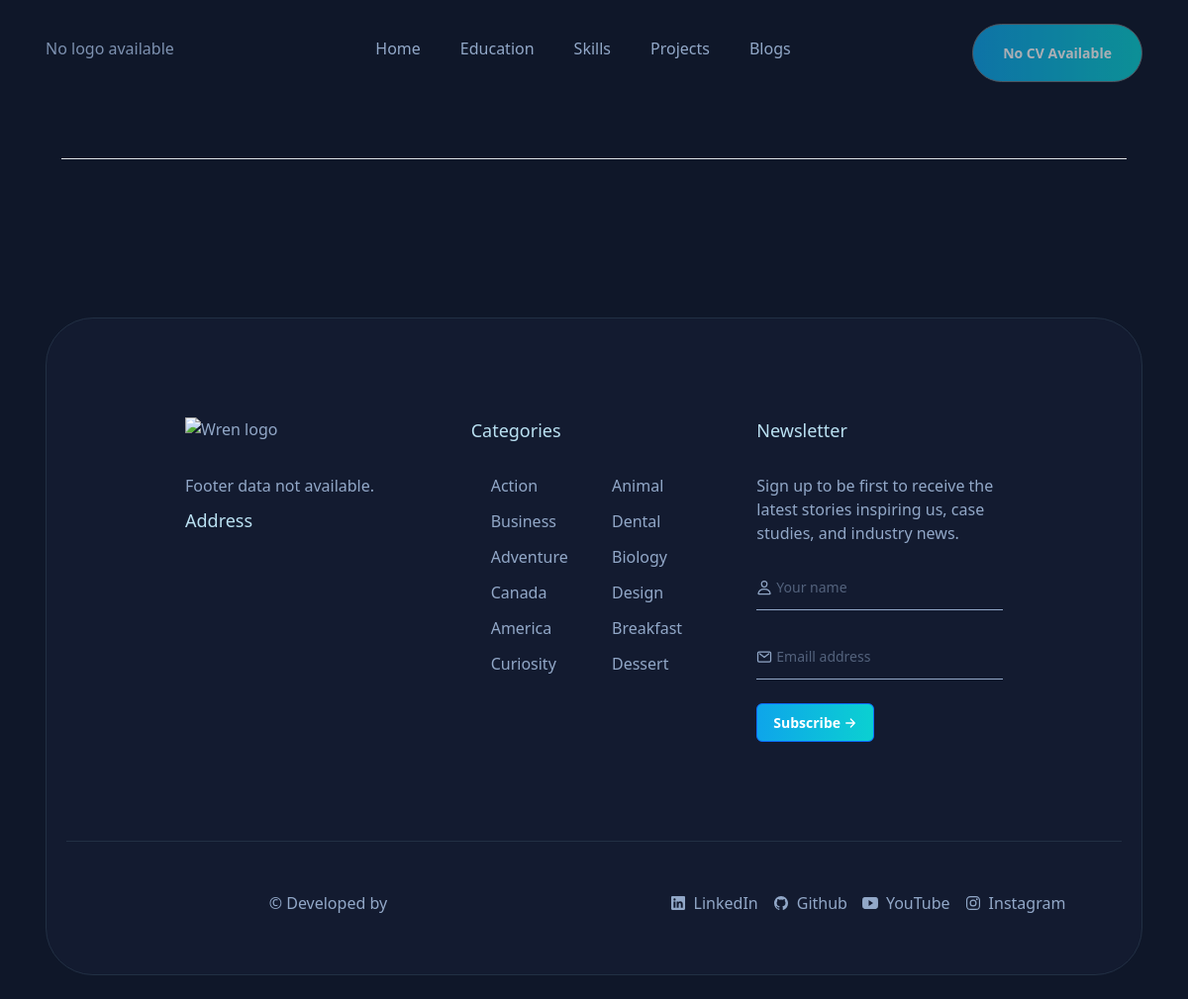
The page /projects/ on the database as committed earlier.
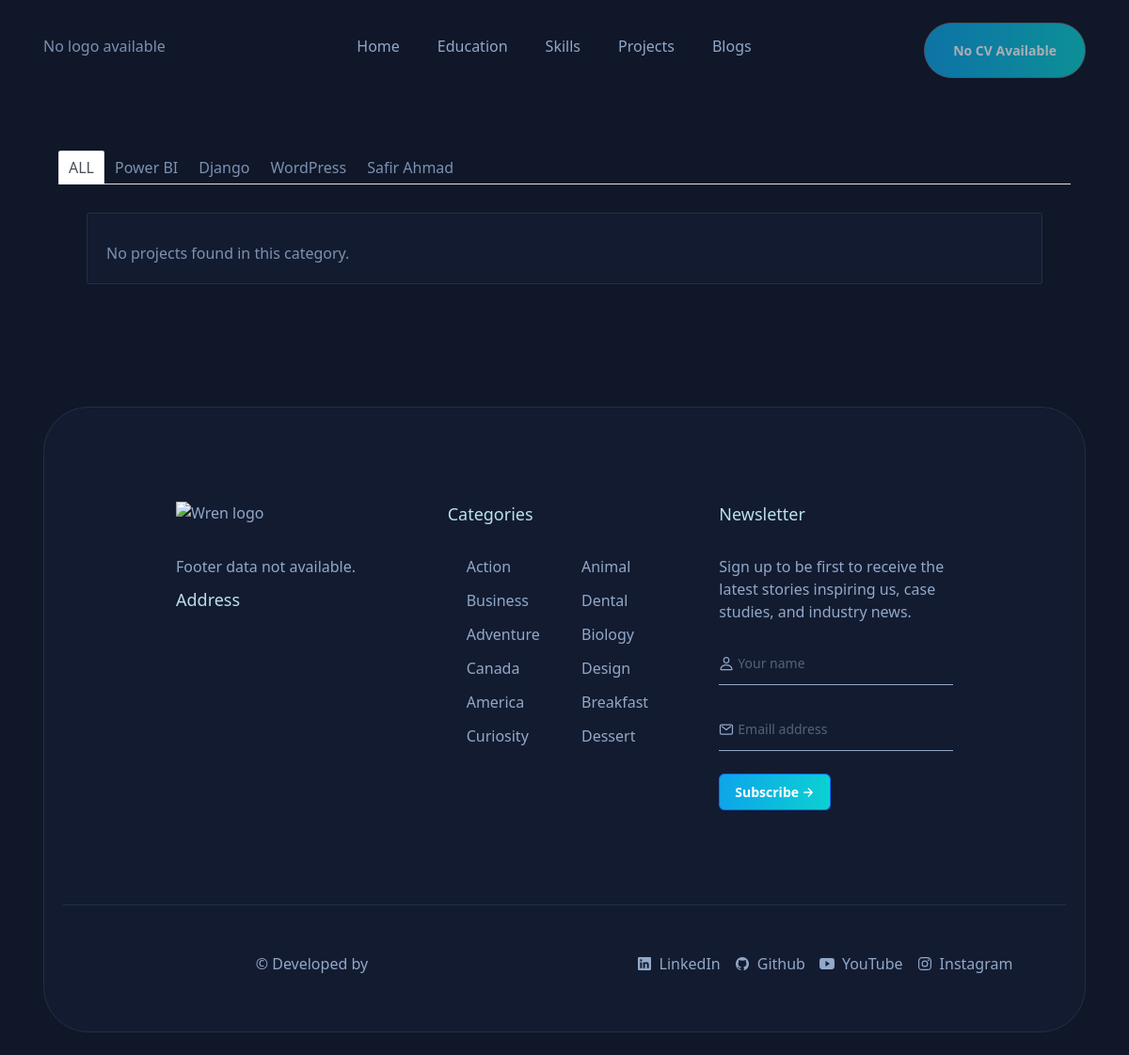
The same page on the database as committed later.
### projects/models.py (models this page shows, shortened)
class Category(models.Model):
    name = models.CharField(max_length=100)

### portfo/views.py (the view)
# urls.py: path("projects/",views.project, name='projects'),
def project(request):
    data_category = Category.objects.all()
    project_header = Project_Header.objects.all()
    blogs_header = Blog_Header.objects.all()
    category_projects = defaultdict(list)
    all_projects = Project.objects.select_related('category').prefetch_related('images')
    for proj in all_projects:
        category_projects[proj.category.id].append(proj)
    context = {
        'category': data_category,
        'category_projects': category_projects,
        'proj_header':project_header,
        'objc_header':blogs_header,
    }
    return render(request, 'projects.html',context)

### portfo/context_processors.py (called while the page is built)
def global_header_data(request):
    try:
        logo_file = SiteSettings.objects.latest('id')
    except SiteSettings.DoesNotExist:
        logo_file = None
    try:
        cv_file = cv.objects.latest('id')
    except cv.DoesNotExist:
        cv_file = None
    return {
        'logo_file': logo_file,
        'cv_file': cv_file
    }

def global_footer_data(request):
    footer = Footer.objects.last()
    return {'footer_data': footer}

### projects/templatetags/custom_filters.py (called while the page is built)
@register.filter
def get_item(dictionary, key):
    return dictionary.get(key)
    return value.upper()

### template/projects.html (shortened to what this page needs)
{% include 'header.html'  %} {% load custom_filters %}
<main>
  <article>
    <section class="section feature" aria-label="feature" id="featured" style="margin-top: 60px">
      <div class="container">
        <div class="container responsive-tabs">
          <ul class="nav nav-tabs" role="tablist">
            {% for ct in category %}
            <li class="nav-item">
              <a href="#pane-{{ ct.id }}" class="nav-link {% if forloop.first %}active{% endif %}" data-bs-toggle="tab"
                role="tab">
                {{ ct.name }}
              </a>
            </li>
            {% endfor %}
          </ul>
          <div id="content" class="tab-content" role="tablist">
            {% for ct in category %}
            <div id="pane-{{ ct.id }}" class="card tab-pane fade {% if forloop.first %}show active{% endif %}"
              role="tabpanel">
              <section>
                <ul class="feature-list">
                  {% for project in category_projects|get_item:ct.id %}
                  <li>
                    <div class="card feature-card">
                      {% with project.images.first as img %}
                      {% if img %}
                      <figure class="card-banner img-holder" style="--width: 1602; --height: 903">
                        <img src="{{ img.image.url }}" width="1602" height="903" loading="lazy"
                          alt="{{ project.title }}" class="img-cover" />
                      </figure>
                      {% endif %}
                      {% endwith %}
                      <div class="card-content">
                        <div class="card-wrapper">
                          <div class="card-tag">
                            <a href="#" class="span hover-2">{{ project.category.name }}</a>
                          </div>
                          {% if project.live_url %}
                          <div class="wrapper">
                            <ion-icon name="globe-outline" aria-hidden="true"></ion-icon>
                            <a href="{{ project.live_url }}" target="_blank" class="span hover-2">Live View</a>
                          </div>
                          {% endif %}
                        </div>
                        <h4 class="headline headline-3">
                          {% if project.auto_slug %}
                          <a href="{% url 'project_detail' project.auto_slug %}" class="card-btn">View Project</a>
                          {% else %}
                          {{ project.title }}
                          </a>
                          {% endif %}
                        </h4>
                        <p class="card-subtitle">
                          {{ project.description|truncatechars:14|safe }}
                        </p>
                        <div class="wrapper">
                        </div>
                        <div class="card-wrapper">
                          <div class="profile-card">
                            <div class="wrapper">
                              <ion-icon name="person-outline" aria-hidden="true"></ion-icon>
                              <span class="span">{{ project.author.username }}</span>
                            </div>
                            <p class="card-subtitle">{{ project.created_at|date:"F j, Y" }}</p>
                          </div>
                          {% if project.auto_slug %}
                          <a href="{% url 'project_detail' project.auto_slug %}" class="card-btn">View Project</a>
                          {% else %}
                          <a class="card-btn disabled">Missing Slug</a>
                          {% endif %}
                        </div>
                      </div>
                    </div>
                  </li>
                  {% empty %}
                  <p>No projects found in this category.</p>
                  {% endfor %}
                </ul>
              </section>
            </div>
            {% endfor %}
          </div>
        </div>
      </div>
    </section>
  </article>
</main>
{% include 'footer.html' %}

Rows that differ between the two databases and show on the page:
added Category: name "ALL"
added Category: name "Power BI"
added Category: name "Django"
added Category: name "WordPress"
added Category: name "Safir Ahmad"
